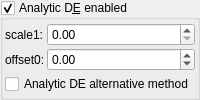
    <widget class="MyGroupBox" name="groupCheck_analyticDE_enabled">
     <property name="title">
      <string>Analytic D&amp;E enabled</string>
     </property>
     <property name="checkable">
      <bool>true</bool>
     </property>
     <layout class="QVBoxLayout" name="verticalLayout_12" stretch="0,0">
      <property name="spacing">
       <number>2</number>
      </property>
      <property name="leftMargin">
       <number>2</number>
      </property>
      <property name="topMargin">
       <number>2</number>
      </property>
      <property name="rightMargin">
       <number>2</number>
      </property>
      <property name="bottomMargin">
       <number>2</number>
      </property>
      <item>
       <layout class="QGridLayout" name="gridLayout_28" columnstretch="0,0,1">
        <property name="spacing">
         <number>2</number>
        </property>
        <item row="0" column="2">
         <widget class="MyDoubleSpinBox" name="spinbox_analyticDE_scale_1">
          <property name="sizePolicy">
           <sizepolicy hsizetype="Minimum" vsizetype="Maximum">
            <horstretch>0</horstretch>
            <verstretch>0</verstretch>
           </sizepolicy>
          </property>
          <property name="prefix">
           <string/>
          </property>
          <property name="suffix">
           <string/>
          </property>
          <property name="decimals">
           <number>2</number>
          </property>
          <property name="minimum">
           <double>0.000000000000000</double>
          </property>
          <property name="maximum">
           <double>99.989999999999995</double>
          </property>
          <property name="singleStep">
           <double>0.100000000000000</double>
          </property>
         </widget>
        </item>
        <item row="1" column="2">
         <widget class="MyDoubleSpinBox" name="spinbox_analyticDE_offset_0">
          <property name="sizePolicy">
           <sizepolicy hsizetype="Minimum" vsizetype="Maximum">
            <horstretch>0</horstretch>
            <verstretch>0</verstretch>
           </sizepolicy>
          </property>
          <property name="prefix">
           <string/>
          </property>
          <property name="suffix">
           <string/>
          </property>
          <property name="decimals">
           <number>2</number>
          </property>
          <property name="minimum">
           <double>-99.989999999999995</double>
          </property>
          <property name="maximum">
           <double>99.989999999999995</double>
          </property>
          <property name="singleStep">
           <double>0.100000000000000</double>
          </property>
         </widget>
        </item>
        <item row="0" column="1">
         <widget class="QLabel" name="label_179">
          <property name="text">
           <string>scale1:</string>
          </property>
         </widget>
        </item>
        <item row="1" column="1">
         <widget class="QLabel" name="label_178">
          <property name="text">
           <string>offset0:</string>
          </property>
         </widget>
        </item>
       </layout>
      </item>
      <item>
       <widget class="MyCheckBox" name="checkBox_analyticDE_enabled_false">
        <property name="toolTip">
         <string>&lt;html&gt;&lt;head/&gt;&lt;body&gt;&lt;p&gt;Can sometimes improve render quality when using analytic DE&lt;/p&gt;&lt;/body&gt;&lt;/html&gt;</string>
        </property>
        <property name="text">
         <string>Analytic DE alternative method</string>
        </property>
       </widget>
      </item>
     </layout>
    </widget>
